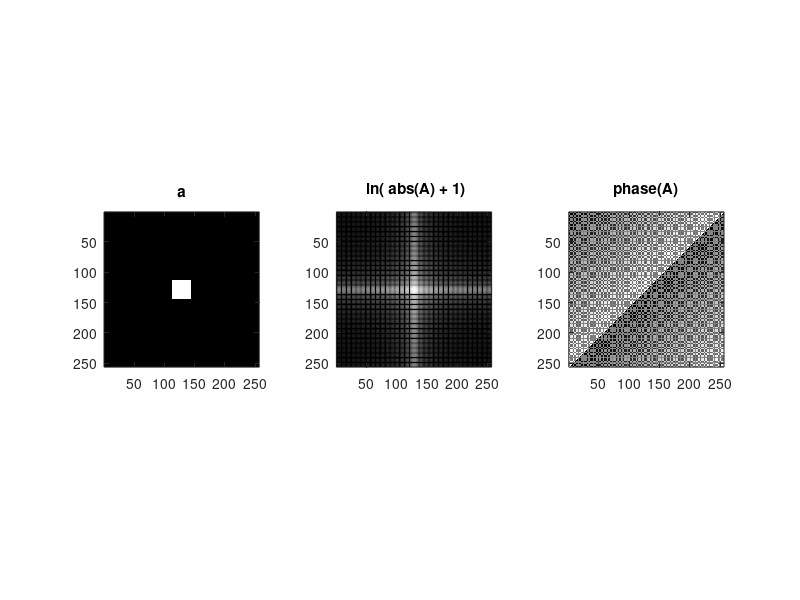
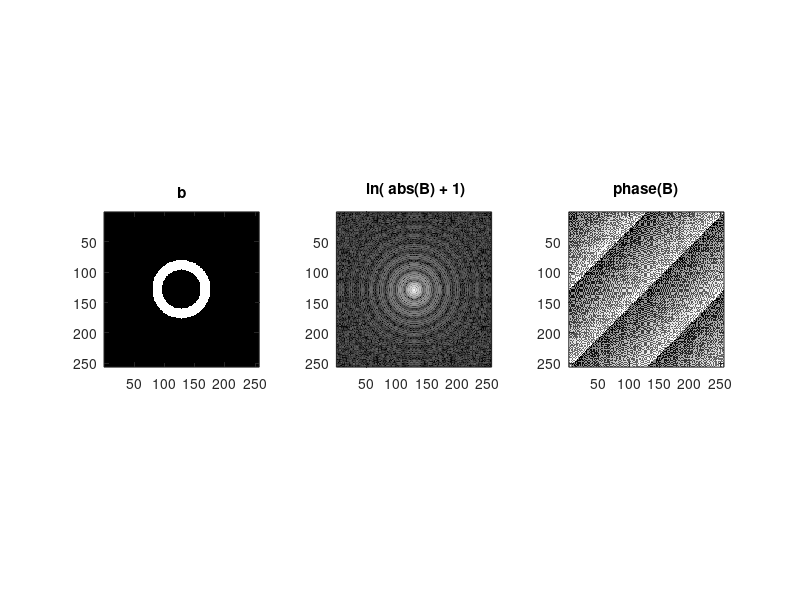
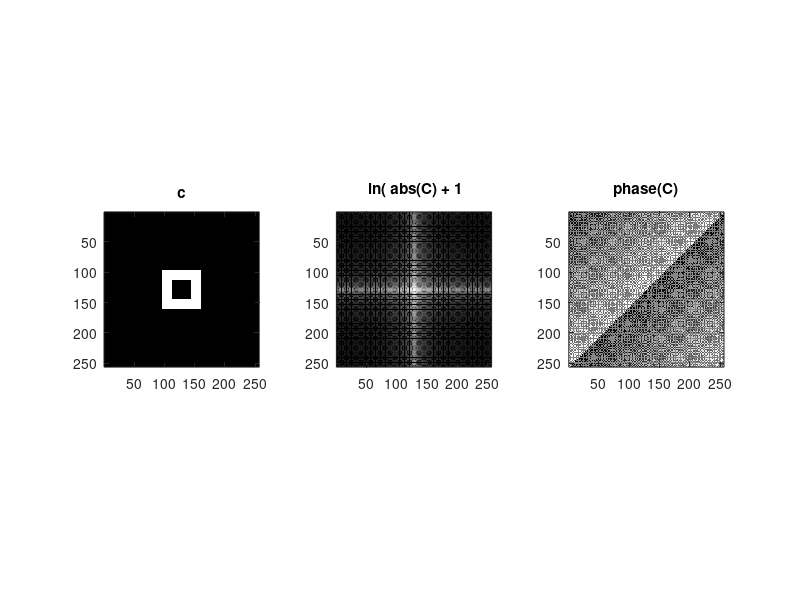
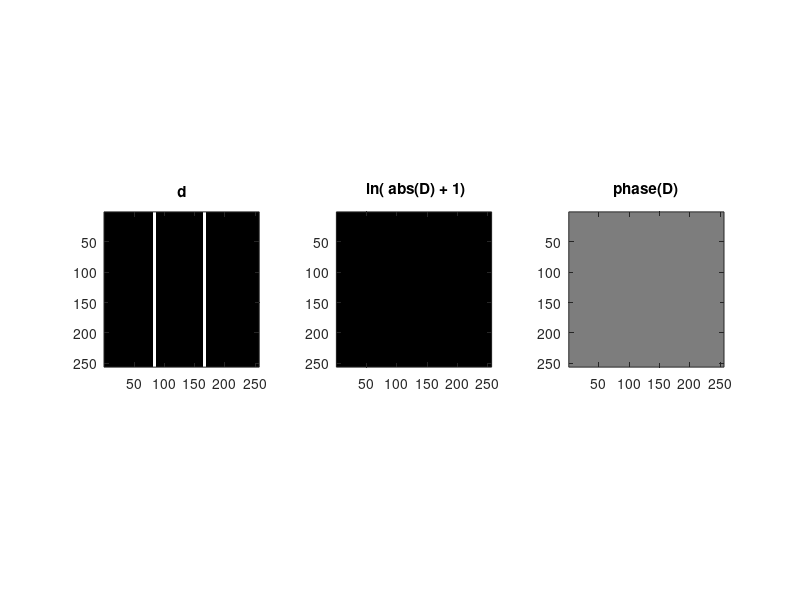

MATLAB code for these plots, in order:
%% box
figure
a = zeros(256,256);
a(size(a,1)*3.5/8+1 : size(a,1)*4.5/8, size(a,2)*3.5/8+1 : size(a,2)*4.5/8) = 1;
subplot(1,3,1)
imagesc(a)
colormap(gray); axis image
title('a')
A= fft2(a);
Aprime = fftshift(A);
Mag = abs(Aprime);
Ph = angle(Aprime);
subplot(1,3,2)
imagesc(log(Mag+1))
colormap(gray); axis image
title(' ln( abs(A) + 1)');
subplot(1,3,3)
imagesc(Ph)
colormap(gray); axis image
title(' phase(A) ');

%% circle
figure
[rr, cc] = meshgrid(1:256);
b1 = sqrt((rr-128).^2+(cc-128).^2)<=32;
b2 = sqrt((rr-128).^2+(cc-128).^2)<=48;
b = b2-b1;
subplot(1,3,1)
imagesc(b)
colormap(gray); axis image
title('b')
B= fft2(b);
Bprime = fftshift(B);
Mag = abs(Bprime);
Ph = angle(Bprime);
subplot(1,3,2)
imagesc(log(Mag+1))
colormap(gray); axis image
title(' ln( abs(B) + 1)');
subplot(1,3,3)
imagesc(Ph)
colormap(gray); axis image
title(' phase(B) ');

%% hollow box
figure
c = zeros(256,256);
c(size(a,1)*3/8+1 : size(a,1)*5/8, size(a,2)*3/8+1 : size(a,2)*5/8) = 1;
c(size(a,1)*3.5/8+1 : size(a,1)*4.5/8, size(a,2)*3.5/8+1 : size(a,2)*4.5/8) = 0;
subplot(1,3,1)
imagesc(c)
colormap(gray); axis image
title('c')
C= fft2(c);
Cprime = fftshift(C);
Mag = abs(Cprime);
Ph = angle(Cprime);
subplot(1,3,2)
imagesc(log(Mag+1))
colormap(gray); axis image
title(' ln( abs(C) + 1');
subplot(1,3,3)
imagesc(Ph)
colormap(gray); axis image
title(' phase(C) ');

%% lines
figure
d = zeros(256, 256);
d(:,82:86) = 1;
d(:,164:168) = 1;
subplot(1,3,1)
imagesc(d)
colormap(gray); axis image
title('d')
D= fft2(d);
Dprime = fftshift(D);
Mag = abs(Dprime);
Ph = angle(Dprime);
subplot(1,3,2)
imagesc(log(Mag+1))
colormap(gray); axis image
title(' ln( abs(D) + 1)');
subplot(1,3,3)
imagesc(Ph)
colormap(gray); axis image
title(' phase(D) ');

%% dots
figure
e = zeros(256, 256);
e(127:128,84:85) = 1;
e(127:128,168:169) = 1;
subplot(1,3,1)
imagesc(e)
colormap(gray); axis image
title('e')
E= fft2(e);
Eprime = fftshift(E);
Mag = abs(Eprime);
Ph = angle(Eprime);
subplot(1,3,2)
imagesc(log(Mag+1))
colormap(gray); axis image
title(' ln( abs(E) + 1)');
subplot(1,3,3)
imagesc(Ph)
colormap(gray); axis image
title(' phase(E) ');

%% checkerboard
figure
f1 = cos((1:256)*pi./8);
f2 = cos((1:256)*pi./8);
[f4, f3] = meshgrid(f1, f2);
subplot(1,3,1)
f = f3+f4;
imagesc(f)
colormap(gray); axis image
title('f')
F= fft2(f);
Fprime = fftshift(F);
Mag = abs(Fprime);
Ph = angle(Fprime);
subplot(1,3,2)
imagesc(log(Mag+1))
colormap(gray); axis image
title(' ln( abs(F) + 1)');
subplot(1,3,3)
imagesc(Ph)
colormap(gray); axis image
title(' phase(F) ');
